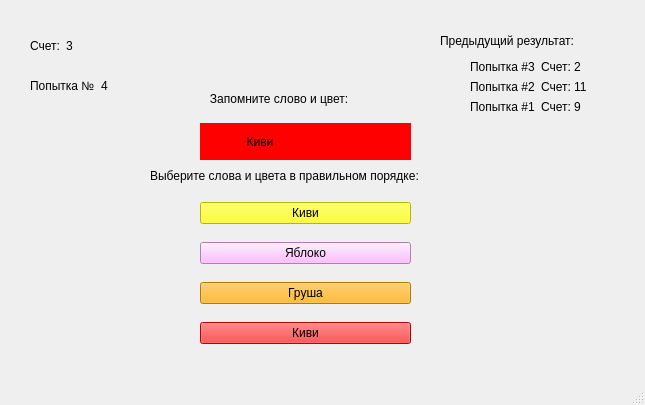
<?xml version="1.0" encoding="UTF-8"?>
<ui version="4.0">
 <class>MainWindow</class>
 <widget class="QMainWindow" name="MainWindow">
  <property name="geometry">
   <rect>
    <x>0</x>
    <y>0</y>
    <width>645</width>
    <height>405</height>
   </rect>
  </property>
  <property name="windowTitle">
   <string>MainWindow</string>
  </property>
  <widget class="QWidget" name="centralwidget">
   <widget class="QLabel" name="label">
    <property name="geometry">
     <rect>
      <x>150</x>
      <y>160</y>
      <width>321</width>
      <height>31</height>
     </rect>
    </property>
    <property name="styleSheet">
     <string notr="true">font: 10.7pt &quot;MS Shell Dlg 2&quot;;</string>
    </property>
    <property name="text">
     <string>Выберите слова и цвета в правильном порядке:</string>
    </property>
   </widget>
   <widget class="QWidget" name="verticalLayoutWidget">
    <property name="geometry">
     <rect>
      <x>200</x>
      <y>190</y>
      <width>211</width>
      <height>170</height>
     </rect>
    </property>
    <layout class="QVBoxLayout" name="verticalLayout">
     <item>
      <widget class="QPushButton" name="pushButton_4">
       <property name="styleSheet">
        <string notr="true">font: 12pt &quot;MS Shell Dlg 2&quot;;
background-color: yellow;</string>
       </property>
       <property name="text">
        <string>Киви</string>
       </property>
      </widget>
     </item>
     <item>
      <widget class="QPushButton" name="pushButton_5">
       <property name="styleSheet">
        <string notr="true">font: 12pt &quot;MS Shell Dlg 2&quot;;
background-color: rgb(255, 170, 255);</string>
       </property>
       <property name="text">
        <string>Яблоко</string>
       </property>
      </widget>
     </item>
     <item>
      <widget class="QPushButton" name="pushButton_6">
       <property name="styleSheet">
        <string notr="true">font: 12pt &quot;MS Shell Dlg 2&quot;;
background-color: rgb(255, 170, 0);</string>
       </property>
       <property name="text">
        <string>Груша</string>
       </property>
      </widget>
     </item>
     <item>
      <widget class="QPushButton" name="pushButton_2">
       <property name="styleSheet">
        <string notr="true">font: 12pt &quot;MS Shell Dlg 2&quot;;
background-color: red;</string>
       </property>
       <property name="text">
        <string>Киви</string>
       </property>
      </widget>
     </item>
    </layout>
   </widget>
   <widget class="QLabel" name="label_2">
    <property name="geometry">
     <rect>
      <x>440</x>
      <y>30</y>
      <width>181</width>
      <height>21</height>
     </rect>
    </property>
    <property name="styleSheet">
     <string notr="true">font: 12pt &quot;MS Shell Dlg 2&quot;;</string>
    </property>
    <property name="text">
     <string>Предыдущий результат:</string>
    </property>
   </widget>
   <widget class="QWidget" name="gridLayoutWidget">
    <property name="geometry">
     <rect>
      <x>200</x>
      <y>80</y>
      <width>211</width>
      <height>80</height>
     </rect>
    </property>
    <layout class="QGridLayout" name="gridLayout">
     <item row="3" column="0">
      <widget class="QLabel" name="label_14">
       <property name="styleSheet">
        <string notr="true">font: 75 14pt &quot;MS Shell Dlg 2&quot;;
background-color: red;</string>
       </property>
       <property name="text">
        <string>              Киви</string>
       </property>
      </widget>
     </item>
     <item row="2" column="0">
      <widget class="QLabel" name="label_13">
       <property name="styleSheet">
        <string notr="true">font: 12pt &quot;MS Shell Dlg 2&quot;;</string>
       </property>
       <property name="text">
        <string>   Запомните слово и цвет:</string>
       </property>
      </widget>
     </item>
    </layout>
   </widget>
   <widget class="QWidget" name="horizontalLayoutWidget">
    <property name="geometry">
     <rect>
      <x>30</x>
      <y>30</y>
      <width>61</width>
      <height>31</height>
     </rect>
    </property>
    <layout class="QHBoxLayout" name="horizontalLayout_5">
     <item>
      <widget class="QLabel" name="label_3">
       <property name="styleSheet">
        <string notr="true">font: 12pt &quot;MS Shell Dlg 2&quot;;</string>
       </property>
       <property name="text">
        <string>Счет:</string>
       </property>
      </widget>
     </item>
     <item>
      <widget class="QLabel" name="label_6">
       <property name="styleSheet">
        <string notr="true">font: 12pt &quot;MS Shell Dlg 2&quot;;</string>
       </property>
       <property name="text">
        <string>3</string>
       </property>
      </widget>
     </item>
    </layout>
   </widget>
   <widget class="QWidget" name="horizontalLayoutWidget_2">
    <property name="geometry">
     <rect>
      <x>30</x>
      <y>70</y>
      <width>118</width>
      <height>31</height>
     </rect>
    </property>
    <layout class="QHBoxLayout" name="horizontalLayout_6">
     <item>
      <widget class="QLabel" name="label_9">
       <property name="styleSheet">
        <string notr="true">font: 12pt &quot;MS Shell Dlg 2&quot;;</string>
       </property>
       <property name="text">
        <string>Попытка №</string>
       </property>
      </widget>
     </item>
     <item>
      <widget class="QLabel" name="label_15">
       <property name="styleSheet">
        <string notr="true">font: 12pt &quot;MS Shell Dlg 2&quot;;</string>
       </property>
       <property name="text">
        <string>4</string>
       </property>
      </widget>
     </item>
    </layout>
   </widget>
   <widget class="QWidget" name="formLayoutWidget">
    <property name="geometry">
     <rect>
      <x>470</x>
      <y>60</y>
      <width>122</width>
      <height>301</height>
     </rect>
    </property>
    <layout class="QFormLayout" name="formLayout">
     <item row="2" column="0">
      <layout class="QHBoxLayout" name="horizontalLayout">
       <item>
        <widget class="QLabel" name="label_5">
         <property name="text">
          <string>Попытка #1</string>
         </property>
        </widget>
       </item>
       <item>
        <widget class="QLabel" name="label_4">
         <property name="text">
          <string>Счет: 9</string>
         </property>
        </widget>
       </item>
      </layout>
     </item>
     <item row="1" column="0">
      <layout class="QHBoxLayout" name="horizontalLayout_2">
       <item>
        <widget class="QLabel" name="label_8">
         <property name="text">
          <string>Попытка #2</string>
         </property>
        </widget>
       </item>
       <item>
        <widget class="QLabel" name="label_10">
         <property name="text">
          <string>Счет: 11</string>
         </property>
        </widget>
       </item>
      </layout>
     </item>
     <item row="0" column="0">
      <layout class="QHBoxLayout" name="horizontalLayout_3">
       <item>
        <widget class="QLabel" name="label_12">
         <property name="text">
          <string>Попытка #3</string>
         </property>
        </widget>
       </item>
       <item>
        <widget class="QLabel" name="label_16">
         <property name="text">
          <string>Счет: 2</string>
         </property>
        </widget>
       </item>
      </layout>
     </item>
    </layout>
   </widget>
  </widget>
  <widget class="QStatusBar" name="statusbar"/>
 </widget>
 <resources/>
 <connections/>
</ui>
